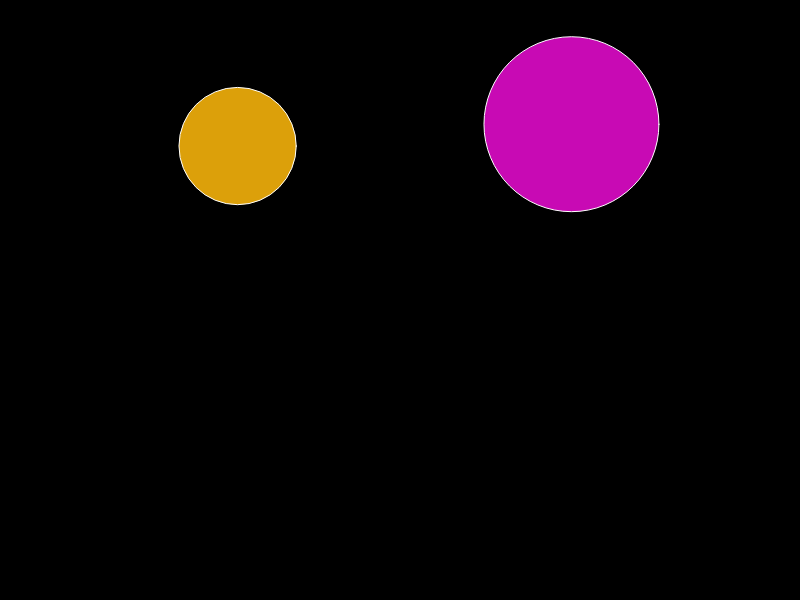
Frame 1 (no input)
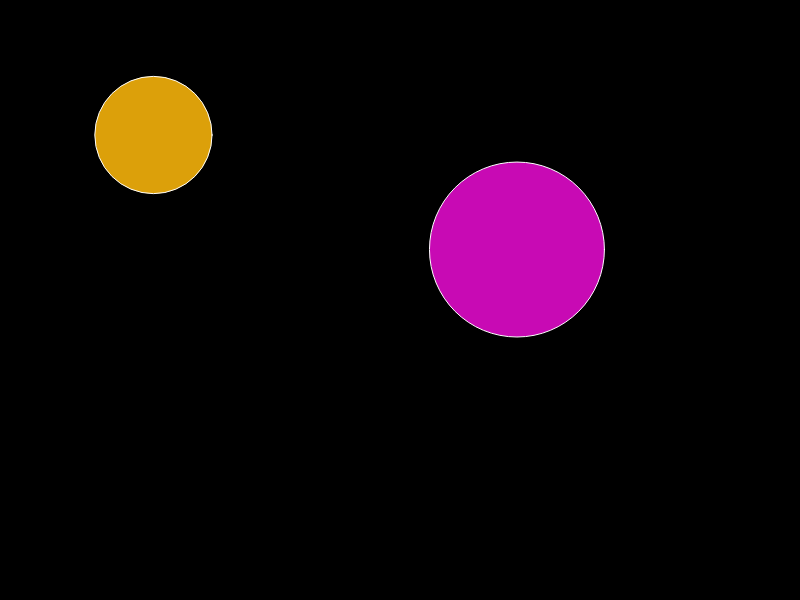
Frame 60 (no input)
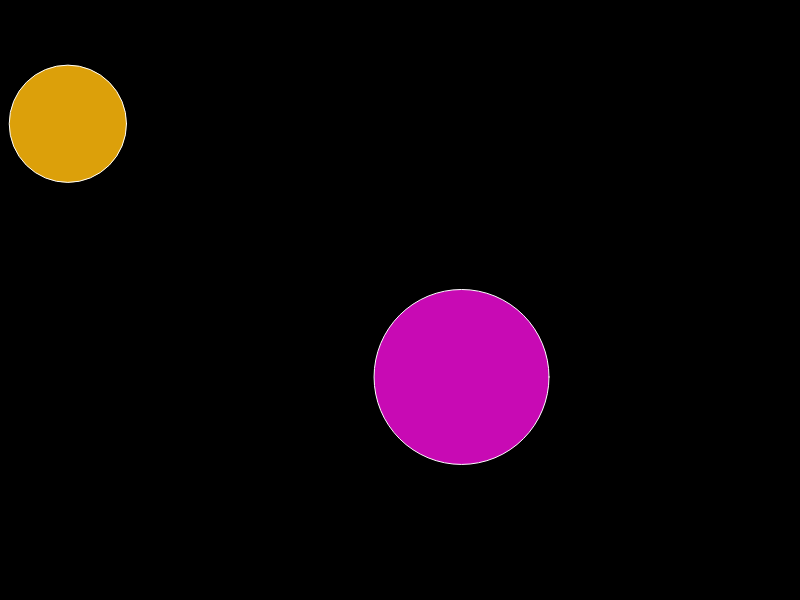
Frame 120 (the mouse pressed at the canvas centre since frame 60)

The p5.js sketch that drew these frames (run headless with seeded random() and noise() and a simulated clock; from frame 60 on, the mouse is pressed at the canvas centre):

// p5.js sketch
// ── sketch.js
var ball1, ball2;

function setup() {
    createCanvas(800, 600);
    
    ball1 = new Ball(200, 10, 180);
    ball2 = new Ball(220, 160, 10);
}

function draw() {
    background(0);
   
    ball1.draw();
    ball2.draw();
    ball1.update();
    ball2.update();
    ball1.bounce();
    ball2.bounce();
}
// ── ball.js
function Ball(_r, _g, _b){
    this.x = random(width);
    this.y = random(height);
    this.diam = random(100, 200);
    this.xspeed = random(-3, 3);
    this.yspeed = random(-3.5,3.5);
    this.color = color(_r, _g, _b);
    
    this.draw = function () {
        stroke(255);
        fill(this.color);
        ellipse(this.x, this.y, this.diam, this.diam);
    };
    this.update = function () {
        this.x += this.xspeed;
        this.y += this.yspeed;
    }
    this.bounce = function () {
        if (this.x > width - this.diam / 2 || this.x < this.diam / 2) {
            this.xspeed *= -1;
        }
        if (this.y > height - this.diam / 2 || this.y < this.diam / 2) {
            this.yspeed *= -1;
        }
    }
}
